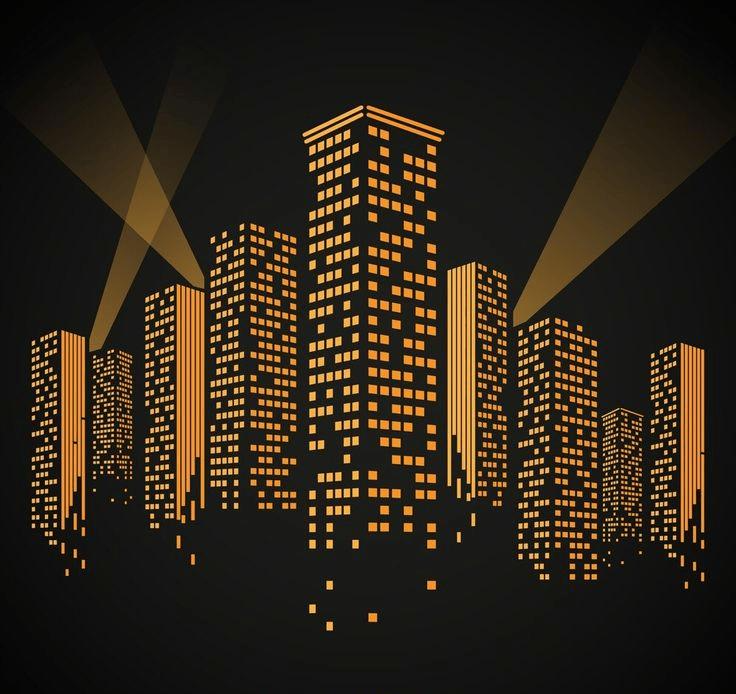
#> input picture Open CV/lesson 4/city.png, 736 x 694 px, found by its file name
$ python 'main copy.py'
#> lines starting #> are read from the running program, lines starting #| are printed output that depends on the picture
#lines on an image
import cv2

image = cv2.imread('lesson 4/city.png')
#> image is the input picture: shape (694, 736, 3); mean B, G, R 25, 37, 47.1
p1 = (100,20)
p2 = (140,50)
p3 = (125,100)
p4 = (75,100)
p5 = (60,50)
color = (0,150,150)
thickness = 8

image = cv2.line(image,p1,p3,color,thickness)
image = cv2.line(image,p3,p5,color,thickness)
image = cv2.line(image,p5,p2,color,thickness)
image = cv2.line(image,p2,p4,color,thickness)
image = cv2.line(image,p4,p1,color,thickness)
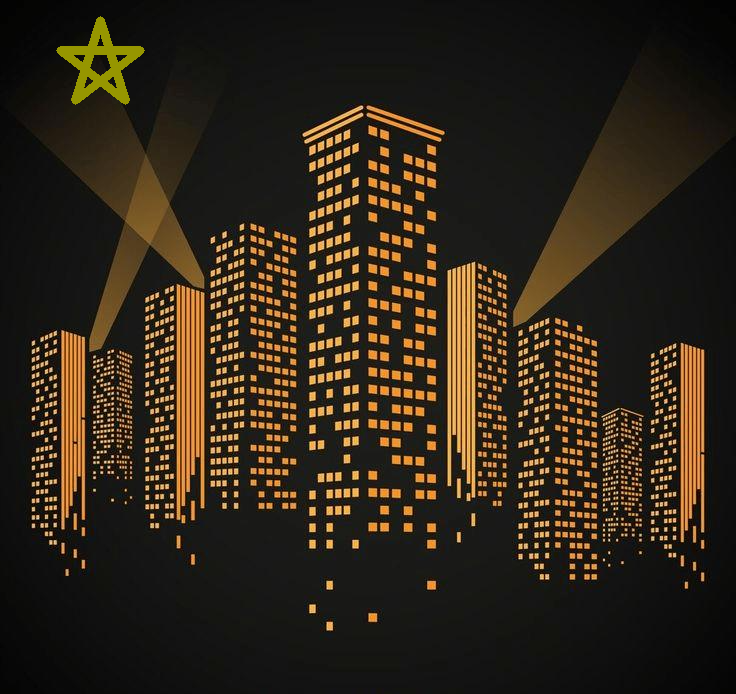
#> image: shape (694, 736, 3); mean B, G, R 24.9, 37.8, 47.9
cv2.imshow('name',image)

cv2.waitKey(0)
cv2.destroyAllWindows()
